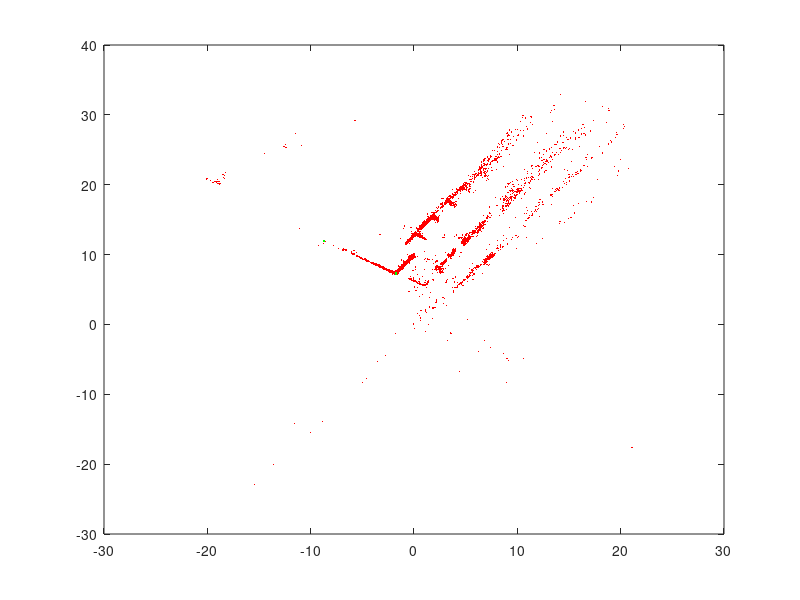

MATLAB code for this plot:
close all;

% give isaac the coords
load ReconstructionModelingOutputvars
% plot3(MAP(:,1),MAP(:,2),MAP(:,3),'r.')

% plot small dots and project on ground plane by leaving Y value 0
plot(MAP(:,1),MAP(:,3),'r.','MarkerSize',1)
hold on

plot(-1.7310, 7.2957,'g.');
plot(-8.6977, 11.9792,'g.');

